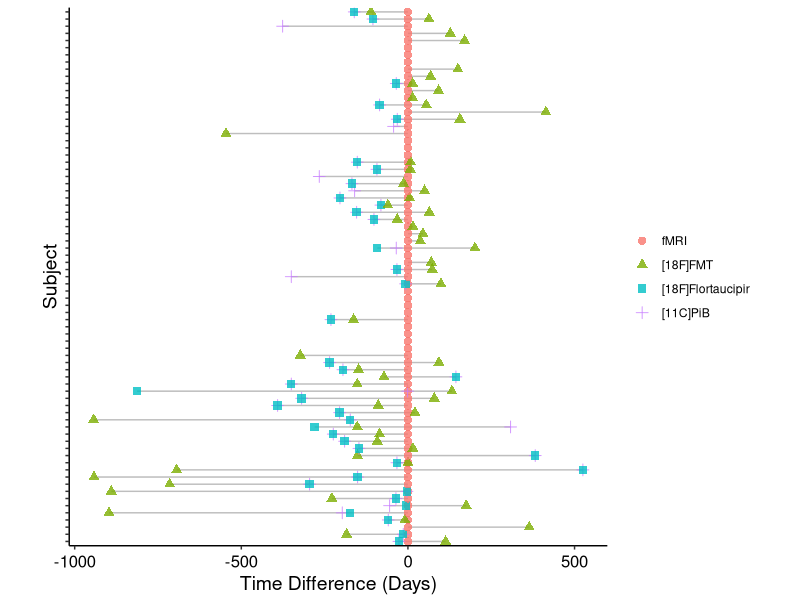
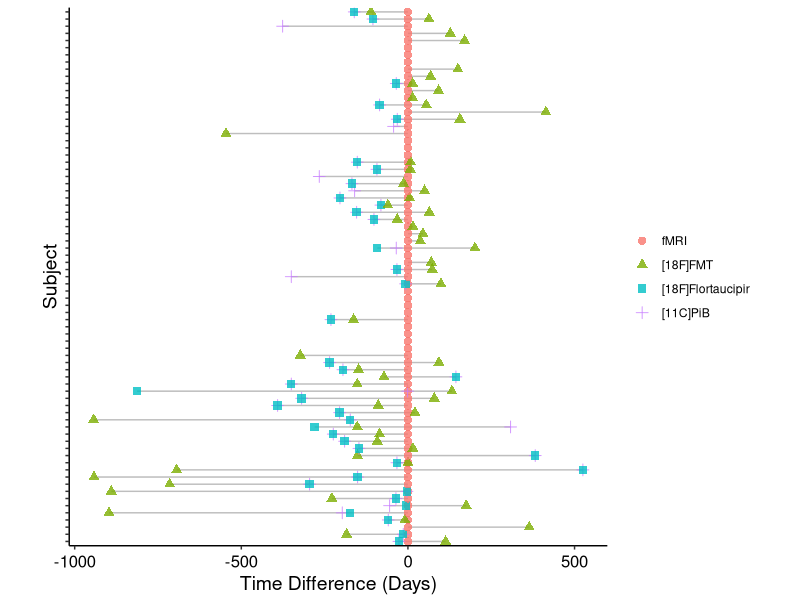

Recreate these plots in R, in order.
## ---- chunk 1
knitr::opts_chunk$set(echo = TRUE)

library(tidyverse)
library(ggplot2)
library(lubridate)

alldates <- read_csv('data_sup_fig01-1b.csv')
## ---- chunk 2
alldates$pib_date <- strptime(as.character(alldates$pib_date), "%m/%d/%Y")
alldates$pib_date <- alldates$pib_date %m+% years(2000)
alldates$tau_date <- strptime(as.character(alldates$tau_date), "%m/%d/%Y")
alldates$tau_date <- alldates$tau_date %m+% years(2000)
alldates$fmri_date <- strptime(as.character(alldates$fmri_date), "%m/%d/%Y")
alldates$fmri_date <- alldates$fmri_date %m+% years(2000)
alldates$fmt_date <- strptime(as.character(alldates$fmt_date), "%m/%d/%Y")
alldates$fmt_date <- alldates$fmt_date %m+% years(2000)

# Get time difference from fMRI scan
alldates$pib_dist <- round(as.numeric(difftime(alldates$pib_date, 
                                               alldates$fmri_date, units='days')))
alldates$ftp_dist <- round(as.numeric(difftime(alldates$tau_date, 
                                               alldates$fmri_date, units='days')))
alldates$fmt_dist <- round(as.numeric(difftime(alldates$fmt_date, 
                                               alldates$fmri_date, units='days')))
alldates$fmri_dist <- 0

# Pivot to long format for plotting
alldates <- alldates %>% select(subject, age_group, fmri_dist, pib_dist, 
                                ftp_dist, fmt_dist)
alldates <- alldates %>%
  pivot_longer(cols = c('fmri_dist', 'pib_dist', 'ftp_dist', 'fmt_dist'),
               names_to = c('modality'),
               values_to = c('time_diff'))

# Plot timelines
fig <- alldates %>%
  ggplot(aes(x=time_diff, y=subject, group=subject, color=modality, fill=modality)) +
  geom_line(aes(group = subject), color="grey") +
  geom_point(aes(shape = modality), alpha = 0.8, size=2.5) +
  #facet_wrap(age_group~.) +
  xlab('Time Difference (Days)') +
  ylab('Subject') +
  scale_color_discrete(labels = c('fMRI', "[18F]FMT", '[18F]Flortaucipir', 
                                 '[11C]PiB')) +
  scale_fill_discrete(labels = c('fMRI', "[18F]FMT", '[18F]Flortaucipir', 
                                  '[11C]PiB')) +
  scale_shape_discrete(labels = c('fMRI', "[18F]FMT", '[18F]Flortaucipir', 
                                  '[11C]PiB')) +
  theme_classic() +
  theme(aspect.ratio = 1,
        panel.background = element_blank(),
        axis.line = element_line(color="black"),
        axis.text.x = element_text(color = "black", size = 12, vjust=0.5),
        axis.text.y = element_blank(),
        axis.title.x = element_text(color="black", size=14, vjust=0.5),
        axis.title.y = element_text(color='black', size=14, hjust=0.5),
        legend.title = element_blank())

fig

ggsave('sup_fig01-1b.pdf', fig)
## ---- chunk 3
alldates$abs_diff <- abs(alldates$time_diff)
alldates %>% group_by(age_group, modality) %>% 
  summarise(across(c(abs_diff), .f = list(mean = mean, sd = sd), na.rm=TRUE))

